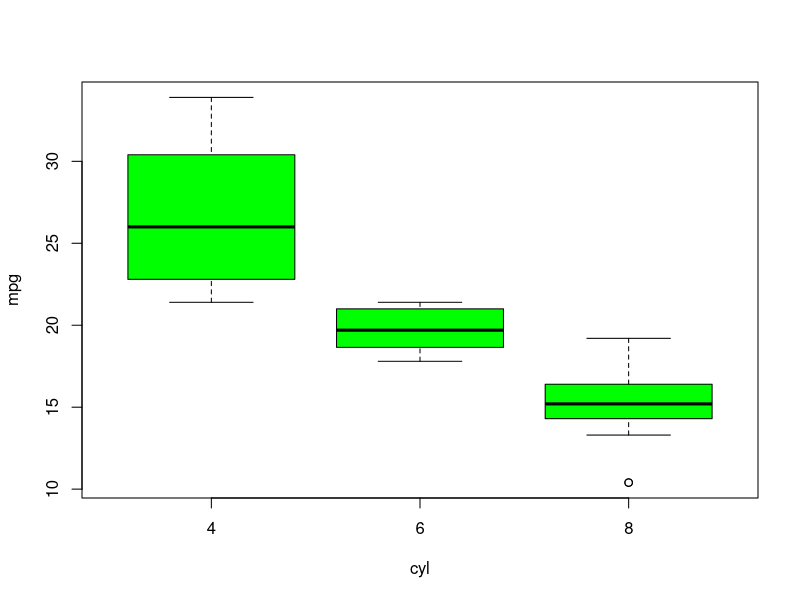
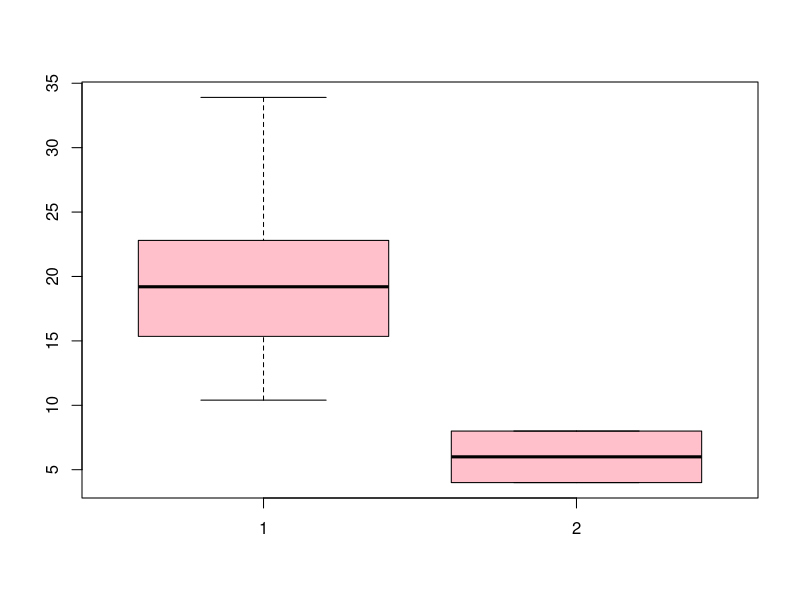
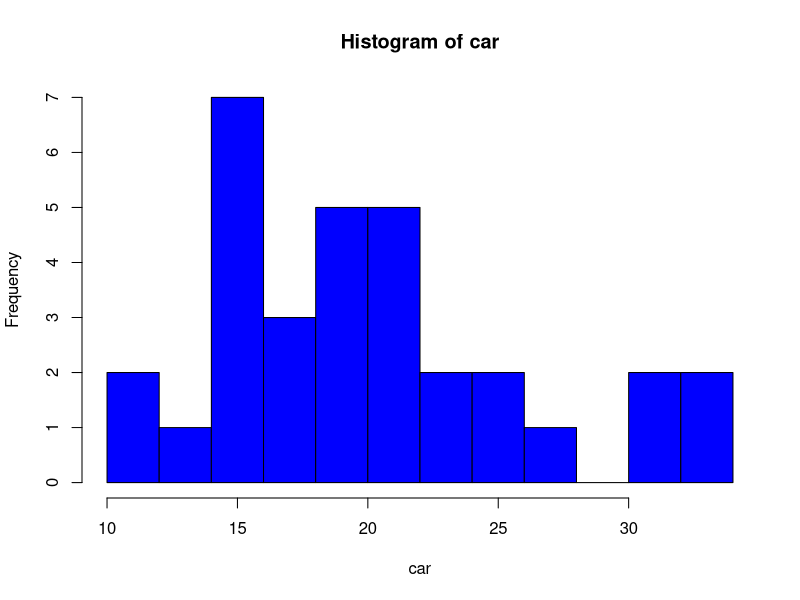
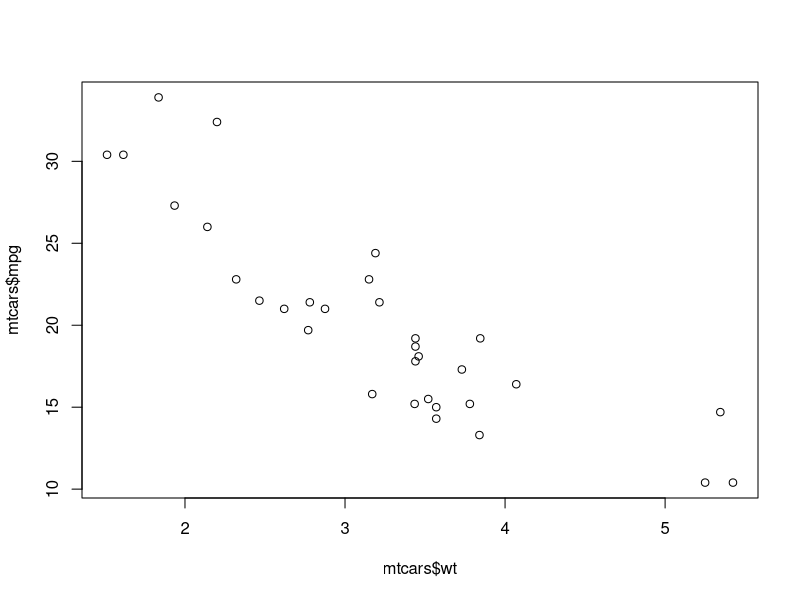

Reproduce these figures in R, in order.
boxplot(mpg~cyl,data=mtcars,col='green')

df=mtcars[,c('mpg','cyl')]
boxplot(df$mpg,df$cyl,col = 'pink')


car = df$mpg
m=hist(car,col = 'blue',breaks = 10)

car

plot(x=mtcars$wt,y=mtcars$mpg)



